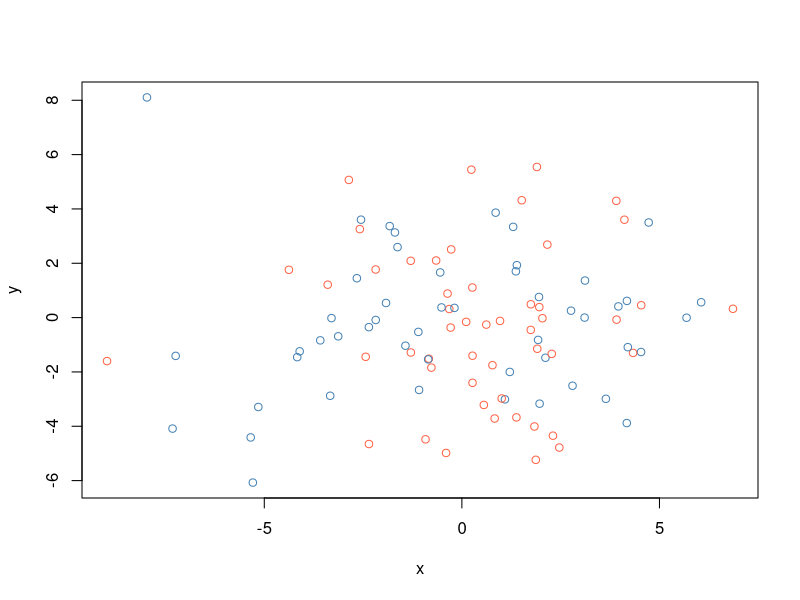

Recreate this plot in R.
set.seed(42)
n <- 100
x <- rnorm(n, 0, 3)
y <- rnorm(n, 0, 3)
l <- rep('tomato', n)
id <- sort(c(sample(1:n, 50, F)))
l[id] <- 'steelblue'
lb <- factor(l, levels = c('tomato', 'steelblue'))
plot(x, y, col = l)

X <- cbind(x, y)

xbt_param <- list(eta = .1, max_depth = 20)
